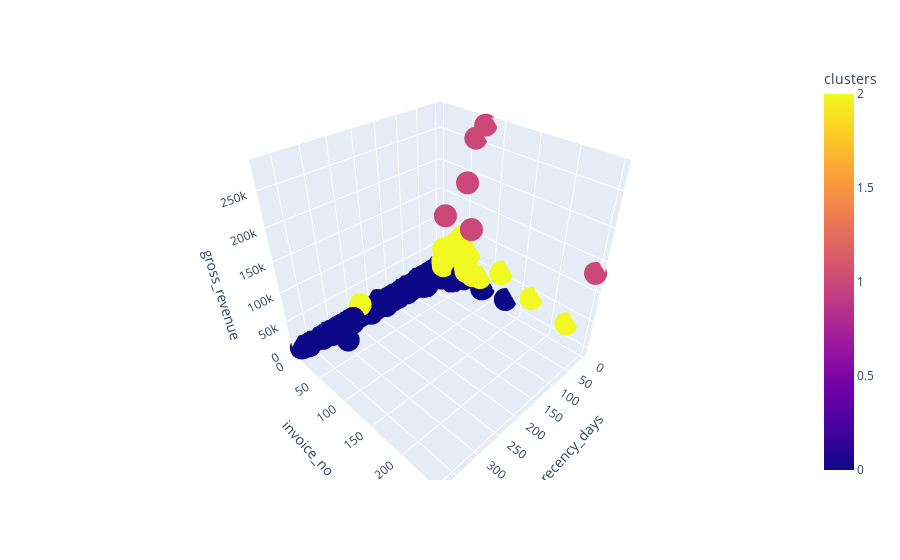

Here is the notebook cell this chart was saved with:
### Markdown cell above
## 9.1. Visualization Inspection

### Code cell
fig = px.scatter_3d( df9, x='recency_days', y='invoice_no', z='gross_revenue', color='clusters' )
fig.show()

### Figure 1 — Plotly figure (JSON) as saved in the notebook; plotly's stock layout.template omitted (floating-point values rounded to 4 significant figures; data arrays with more than 128 entries replaced by an {"elided": "..."} marker saying what was removed)
{"data": [{"hovertemplate": "recency_days=%{x}<br>invoice_no=%{y}<br>gross_revenue=%{z}<br>clusters=%{marker.color}<extra></extra>", "legendgroup": "", "marker": {"color": {"elided": "4372 int values"}, "coloraxis": "coloraxis", "symbol": "circle"}, "mode": "markers", "name": "", "scene": "scene", "showlegend": false, "type": "scatter3d", "x": {"elided": "4372 int values"}, "y": {"elided": "4372 int values"}, "z": {"elided": "4372 float values"}}], "layout": {"coloraxis": {"colorbar": {"title": {"text": "clusters"}}, "colorscale": [[0, "#0d0887"], [0.1111, "#46039f"], [0.2222, "#7201a8"], [0.3333, "#9c179e"], [0.4444, "#bd3786"], [0.5556, "#d8576b"], [0.6667, "#ed7953"], [0.7778, "#fb9f3a"], [0.8889, "#fdca26"], [1, "#f0f921"]]}, "legend": {"tracegroupgap": 0}, "margin": {"t": 60}, "scene": {"domain": {"x": [0, 1], "y": [0, 1]}, "xaxis": {"title": {"text": "recency_days"}}, "yaxis": {"title": {"text": "invoice_no"}}, "zaxis": {"title": {"text": "gross_revenue"}}}}}
